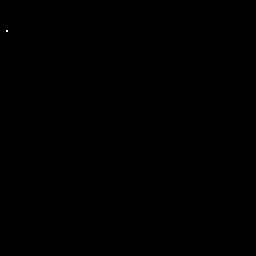
#> input picture include/heapmap/density_map.pgm, 128 x 128 px, found by its file name (shown 2 times larger)
$ python display_pgm.py
#> lines starting #> are read from the running program, lines starting #| are printed output that depends on the picture; after the words box and inside, x2 and y2 are one past the last pixel; in counts of white or black regions, pixels touching at a corner belong together
import numpy as np
import matplotlib.pyplot as plt
from PIL import Image


img = plt.imread("heapmap/density_map.pgm")
#> img: shape (128, 128); values 0 (black) and 1 (white), 0.01% white in thin lines or dots, all inside (x1, y1, x2, y2) = (3, 15, 4, 16)
data = np.array(img) # new

plt.imshow(img, cmap="jet")  # 或 cmap="gray"
plt.colorbar()
plt.title("Heatmap from PGM")
plt.show()
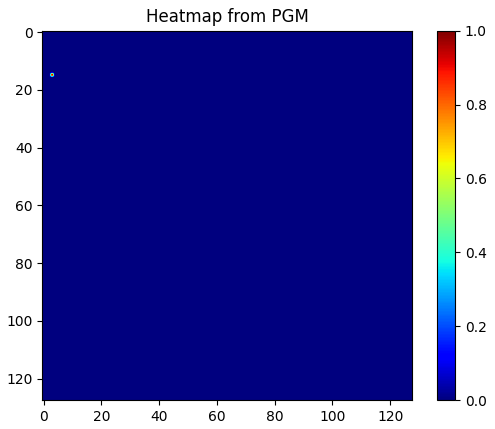
#> figure drawn by matplotlib, 2 panels
